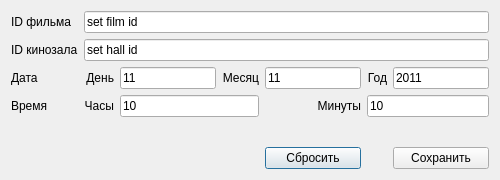
<?xml version="1.0" encoding="UTF-8"?>
<ui version="4.0">
 <class>SessionEdit</class>
 <widget class="QDialog" name="SessionEdit">
  <property name="geometry">
   <rect>
    <x>0</x>
    <y>0</y>
    <width>500</width>
    <height>180</height>
   </rect>
  </property>
  <property name="minimumSize">
   <size>
    <width>500</width>
    <height>180</height>
   </size>
  </property>
  <property name="windowTitle">
   <string>Dialog</string>
  </property>
  <layout class="QGridLayout" name="gridLayout">
   <item row="3" column="1">
    <widget class="QLabel" name="hoursLabel">
     <property name="text">
      <string>Часы</string>
     </property>
     <property name="alignment">
      <set>Qt::AlignRight|Qt::AlignTrailing|Qt::AlignVCenter</set>
     </property>
    </widget>
   </item>
   <item row="3" column="0">
    <widget class="QLabel" name="timeLabel">
     <property name="text">
      <string>Время</string>
     </property>
    </widget>
   </item>
   <item row="2" column="4">
    <widget class="QLineEdit" name="monthEdit">
     <property name="text">
      <string>11</string>
     </property>
    </widget>
   </item>
   <item row="0" column="0">
    <widget class="QLabel" name="filmLabel">
     <property name="text">
      <string>ID фильма</string>
     </property>
    </widget>
   </item>
   <item row="2" column="6">
    <widget class="QLineEdit" name="yearEdit">
     <property name="text">
      <string>2011</string>
     </property>
    </widget>
   </item>
   <item row="1" column="0">
    <widget class="QLabel" name="hallLabel">
     <property name="text">
      <string>ID кинозала</string>
     </property>
    </widget>
   </item>
   <item row="2" column="0">
    <widget class="QLabel" name="dateLabel">
     <property name="text">
      <string>Дата</string>
     </property>
    </widget>
   </item>
   <item row="5" column="4">
    <widget class="QPushButton" name="resetButton">
     <property name="text">
      <string>Сбросить</string>
     </property>
    </widget>
   </item>
   <item row="1" column="1" colspan="6">
    <widget class="QLineEdit" name="hallEdit">
     <property name="text">
      <string>set hall id</string>
     </property>
    </widget>
   </item>
   <item row="2" column="1">
    <widget class="QLabel" name="dayLabel">
     <property name="text">
      <string>День</string>
     </property>
     <property name="alignment">
      <set>Qt::AlignRight|Qt::AlignTrailing|Qt::AlignVCenter</set>
     </property>
    </widget>
   </item>
   <item row="2" column="5">
    <widget class="QLabel" name="yearLabel">
     <property name="text">
      <string>Год</string>
     </property>
     <property name="alignment">
      <set>Qt::AlignRight|Qt::AlignTrailing|Qt::AlignVCenter</set>
     </property>
    </widget>
   </item>
   <item row="3" column="2" colspan="2">
    <widget class="QLineEdit" name="hoursEdit">
     <property name="text">
      <string>10</string>
     </property>
    </widget>
   </item>
   <item row="3" column="4">
    <widget class="QLabel" name="minutesLabel">
     <property name="text">
      <string>Минуты</string>
     </property>
     <property name="alignment">
      <set>Qt::AlignRight|Qt::AlignTrailing|Qt::AlignVCenter</set>
     </property>
    </widget>
   </item>
   <item row="3" column="5" colspan="2">
    <widget class="QLineEdit" name="minutesEdit">
     <property name="text">
      <string>10</string>
     </property>
    </widget>
   </item>
   <item row="4" column="2">
    <spacer name="verticalSpacer">
     <property name="orientation">
      <enum>Qt::Vertical</enum>
     </property>
     <property name="sizeHint" stdset="0">
      <size>
       <width>20</width>
       <height>40</height>
      </size>
     </property>
    </spacer>
   </item>
   <item row="0" column="1" colspan="6">
    <widget class="QLineEdit" name="filmEdit">
     <property name="text">
      <string>set film id</string>
     </property>
    </widget>
   </item>
   <item row="2" column="2">
    <widget class="QLineEdit" name="dayEdit">
     <property name="text">
      <string>11</string>
     </property>
    </widget>
   </item>
   <item row="2" column="3">
    <widget class="QLabel" name="monthLabel">
     <property name="text">
      <string>Месяц</string>
     </property>
     <property name="alignment">
      <set>Qt::AlignRight|Qt::AlignTrailing|Qt::AlignVCenter</set>
     </property>
    </widget>
   </item>
   <item row="5" column="6">
    <widget class="QPushButton" name="saveButton">
     <property name="text">
      <string>Сохранить</string>
     </property>
    </widget>
   </item>
  </layout>
 </widget>
 <resources/>
 <connections/>
</ui>
